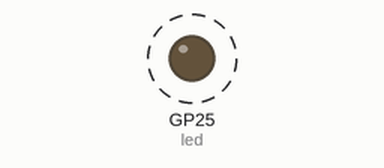
A program run on a simulated Raspberry Pi Pico running MicroPython. Parts: output pins drawn as LEDs (lit = HIGH). Dashed ring = blinking. What the program prints to the serial console is not drawn.

Above: at 0.2 s.
Timing chart, 0 to 3.0 s (numbered marks = the images above):
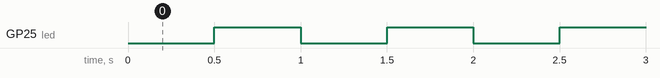

The program:

blink.py
```python
# Blink LED on pico w
import sys
from machine import Pin
import utime as Time
import uasyncio


sleeptime = 0.10
led = Pin("LED", Pin.OUT)

async def blink(delay):

    while(True):
        await uasyncio.sleep_ms(delay)
        led.toggle()
        print("in blink")


async def main():
    uasyncio.run(blink(500))

uasyncio.run(main())
```

Measured:
- by itself, GP25 (led): alternates HIGH for 0.50 s and LOW for 0.50 s
